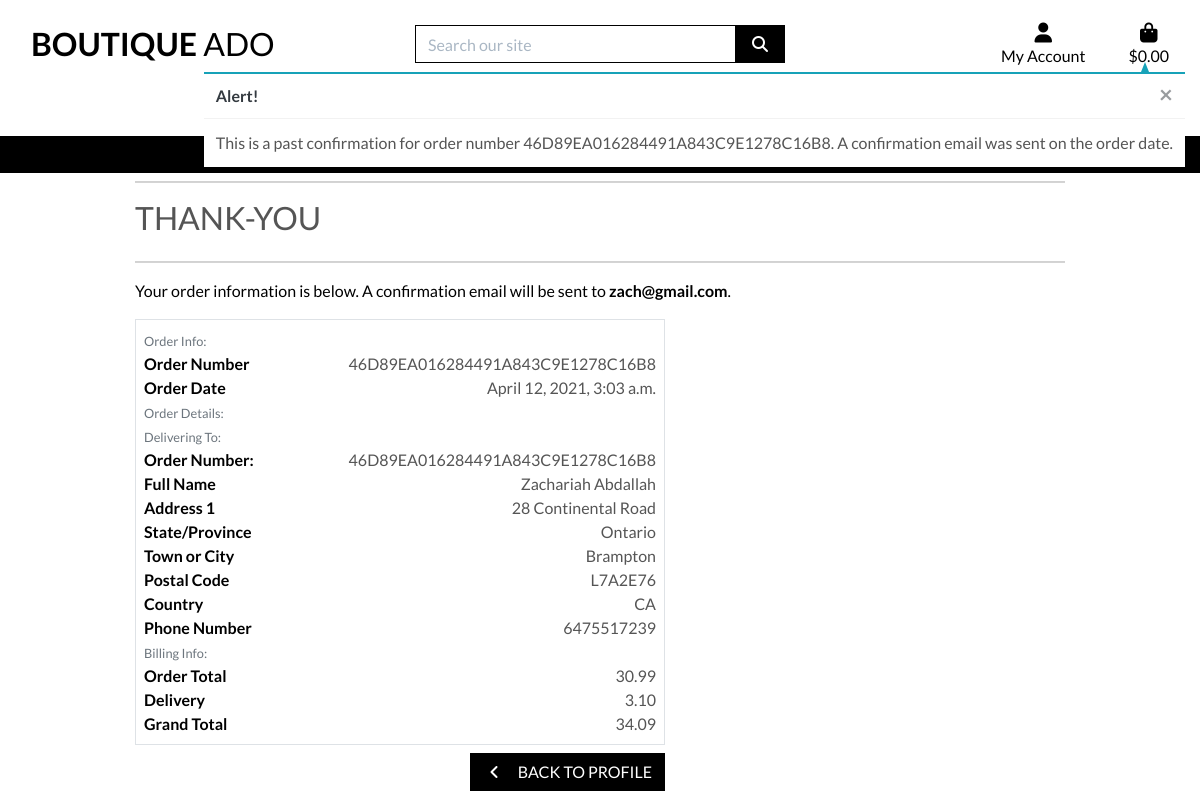
The app's page /profile/order_history/46D89EA016284491A843C9E1278C16B8 with its own data.
### checkout/models.py (models this page shows, shortened)
class Order(models.Model):
    order_number = models.CharField(max_length=32, null=False, editable=False)
    user_profile = models.ForeignKey(UserProfile, on_delete=models.SET_NULL,
                                null=True, blank=True, related_name='orders')
    full_name = models.CharField(max_length=50, null=False, blank=False)
    email = models.EmailField(max_length=254, null=False, blank=False)
    phone_number = models.CharField(max_length=20, null=False, blank=False)
    country = CountryField(blank_label='Country *', null=False, blank=False)
    postcode = models.CharField(max_length=20, null=True, blank=True)
    town_or_city = models.CharField(max_length=40, null=False, blank=False)
    street_address1 = models.CharField(max_length=80, null=False, blank=False)
    street_address2 = models.CharField(max_length=80, null=True, blank=True)
    county = models.CharField(max_length=80, null=True, blank=True)
    date = models.DateTimeField(auto_now_add=True)
    delivery_cost = models.DecimalField(max_digits=6, decimal_places=2, null=False, default=0)
    order_total = models.DecimalField(max_digits=10, decimal_places=2, null=False, default=0)
    grand_total = models.DecimalField(max_digits=10, decimal_places=2, null=False, default=0)
    original_bag = models.TextField(null=False, blank=False, default='')
    stripe_pid = models.CharField(max_length=254, null=False, blank=False, default='')

### profiles/views.py (the view)
# urls.py: path('order_history/<order_number>',
def order_history(request, order_number):
    order = get_object_or_404(Order, order_number=order_number)
    messages.info(request, (
        f'This is a past confirmation for order number {order_number}. '
        'A confirmation email was sent on the order date.'
    ))
    template = 'checkout/checkout_success.html'
    context = {
        'order': order,
        'from_profile': True,
    }
    return render(request, template, context)

### bag/contexts.py (called while the page is built, shortened)
def bag_contents(request):
    bag_items = []
    total = 0
    product_count = 0
    bag = request.session.get('bag', {})
    if total < settings.FREE_DELIVERY_THRESHOLD:
        delivery = total * Decimal(settings.STANDARD_DELIVERY_PERCENTAGE / 100)
        free_delivery_delta = settings.FREE_DELIVERY_THRESHOLD - total
    else:
        delivery = 0
        free_delivery_delta = 0
    grand_total = delivery + total
    alan_api_key = os.environ.get('ALAN_AI_KEY')
    context = {
        'bag_items': bag_items,
        'total': total,
        'product_count': product_count,
        'delivery': delivery,
        'free_delivery_delta': free_delivery_delta,
        'free_delivery_threshold': settings.FREE_DELIVERY_THRESHOLD,
        'grand_total': grand_total,
        'alan_api_key': alan_api_key,
    }
    return context

### checkout/templates/checkout/checkout_success.html (shortened to what this page needs)
{% extends "base.html" %}
{% load static %}
{% block extra_css %}
    <link rel="stylesheet" href="{% static 'checkout/css/checkout.css' %}">
{% endblock %}
{% block page_header %}
    <div class="container header-container">
        <div class="row">
            <div class="col"></div>
        </div>
    </div>
{% endblock %}
{% block content %}
    <div class="overlay"></div>
    <div class="container">
        <div class="row">
            <div class="col">
                <hr>
                <h2 class="logo-font mb-4">Thank-You</h2>
                <hr>
                <p class= "text-black">Your order information is below. A confirmation email will be sent to <strong>{{order.email}}</strong>.</p>
            </div>
        </div>
        <div class="row">
            <div class="col-12 col-lg-7">
                <div class ="order-confirmation-wrapper p-2 border">
                    <div class="row">
                        <div class="col">
                            <small class ="text-muted">Order Info:</small>
                        </div>
                    </div>
                    <div class="row">
                        <div class="col-12 col-md-4">
                            <p class="mb-0 text-black font-weight-bold"> Order Number</p>
                        </div>
                        <div class="col-12 col-md-8 text-md-right" style="text-align: right">
                             <p class="mb-0">{{ order.order_number }}</p>
                        </div>
                    </div>
                    <div class="row">
                        <div class="col-12 col-md-4">
                            <p class="mb-0 text-black font-weight-bold"> Order Date</p>
                        </div>
                        <div class="col-12 col-md-8 text-md-right" style="text-align: right">
                             <p class="mb-0">{{ order.date }}</p>
                        </div>
                    </div>
                    <div class="row">
                        <div class="col">
                            <small class ="text-muted">Order Details:</small>
                        </div>
                    </div>
                    <div class="row">
                        <div class="col">
                            <small class ="text-muted">Delivering To:</small>
                        </div>
                    </div>
                    <div class="row">
                        <div class="col-12 col-md-4">
                            <p class="mb-0 text-black font-weight-bold"> Order Number: </p>
                        </div>
                        <div class="col-12 col-md-8 text-md-right" style="text-align: right">
                             <p class="mb-0">{{ order.order_number }}</p>
                        </div>
                    </div>
                    <div class="row">
                        <div class="col-12 col-md-4">
                            <p class="mb-0 text-black font-weight-bold"> Full Name</p>
                        </div>
                        <div class="col-12 col-md-8 text-md-right" style="text-align: right">
                             <p class="mb-0">{{ order.full_name }}</p>
                        </div>
                    </div>
                    <div class="row">
                        <div class="col-12 col-md-4">
                            <p class="mb-0 text-black font-weight-bold" > Address 1 </p>
                        </div>
                        <div class="col-12 col-md-8 text-md-right" style="text-align: right">
                             <p class="mb-0">{{ order.street_address1 }}</p>
                        </div>
                    </div>
                    {% if order.county %}
                    <div class="row">
                        <div class="col-12 col-md-4">
                            <p class="mb-0 text-black font-weight-bold"> State/Province </p>
                        </div>
                        <div class="col-12 col-md-8 text-md-right" style="text-align: right">
                             <p class="mb-0">{{ order.county }}</p>
                        </div>
                    </div>
                    {% endif %}
                    <div class="row">
                        <div class="col-12 col-md-4">
                            <p class="mb-0 text-black font-weight-bold"> Town or City </p>
                        </div>
                        <div class="col-12 col-md-8 text-md-right" style="text-align: right">
                             <p class="mb-0">{{ order.town_or_city }}</p>
                        </div>
                    </div>
                    {% if order.postcode %}
                    <div class="row">
                        <div class="col-12 col-md-4">
                            <p class="mb-0 text-black font-weight-bold"> Postal Code </p>
                        </div>
                        <div class="col-12 col-md-8 text-md-right" style="text-align: right">
                             <p class="mb-0">{{ order.postcode }}</p>
                        </div>
                    </div>
                    {% endif %}
                    <div class="row">
                        <div class="col-12 col-md-4">
                            <p class="mb-0 text-black font-weight-bold"> Country </p>
                        </div>
                        <div class="col-12 col-md-8 text-md-right" style="text-align: right">
                             <p class="mb-0">{{ order.country}}</p>
                        </div>
                    </div>
                    <div class="row">
                        <div class="col-12 col-md-4">
                            <p class="mb-0 text-black font-weight-bold"> Phone Number</p>
                        </div>
                        <div class="col-12 col-md-8 text-md-right" style="text-align: right">
                             <p class="mb-0">{{ order.phone_number}}</p>
                        </div>
                    </div>
                    <div class="row">
                        <div class="col">
                            <small class ="text-muted">Billing Info:</small>
                        </div>
                    </div>
                    <div class="row">
                        <div class="col-12 col-md-4">
                            <p class="mb-0 text-black font-weight-bold"> Order Total</p>
                        </div>
                        <div class="col-12 col-md-8 text-md-right" style="text-align: right">
                             <p class="mb-0">{{ order.order_total }}</p>
                        </div>
                    </div>
                    <div class="row">
                        <div class="col-12 col-md-4">
                            <p class="mb-0 text-black font-weight-bold">Delivery </p>
                        </div>
                        <div class="col-12 col-md-8 text-md-right" style="text-align: right">
                             <p class="mb-0">{{ order.delivery_cost }}</p>
                        </div>
                    </div>
                    <div class="row">
                        <div class="col-12 col-md-4">
                            <p class="mb-0 text-black font-weight-bold"> Grand Total </p>
                        </div>
                        <div class="col-12 col-md-8 text-md-right" style="text-align: right">
                             <p class="mb-0">{{ order.grand_total }}</p>
                        </div>
                    </div>
                </div>
            </div>
        </div>
         <div class="row">
			<div class="col-12 col-lg-7 text-right">
                {% if from_profile %}
                    <a href="{% url 'profile' %}" class="btn btn-black rounded-0 my-2">
                        <span class="icon mr-2">
                            <i class="fas fa-angle-left"></i>
                        </span>
                        <span class="text-uppercase">Back to Profile</span>
                    </a>
                {% endif %}
			</div>
		</div>
    </div>
{% endblock %}

### static/css/base.css (style rules this page uses)
html { height: 100%; }
body { background: url('/media/homepage_background_cropped.jpg') no-repeat center center fixed; background-size: cover; height: calc(100vh - 164px); color: #555; font-family: 'Lato'; }
.icon { align-items: center; display: inline-flex; justify-content: center; height: 1.5rem; width: 1.5rem; }
.logo-font { text-transform: uppercase; }
.btn-black { background: black; color: white; }
.text-black { color: #000 !important; }
.overlay { height: 100%; width: 100%; top: 0; left: 0; position: fixed; background: white; z-index: -1; }
@media (min-width: 1200px) { .container { max-width: 80%; } }
@media (min-width: 992px) { .header-container { padding-top: 164px; } }

### records on screen
Order: email "zach@gmail.com", order_number "46D89EA016284491A843C9E1278C16B8", date "April 12, 2021, 3:03 a.m.", full_name "Zachariah Abdallah", street_address1 "28 Continental Road", county "Ontario", town_or_city "Brampton", postcode "L7A2E76", country "CA", phone_number "6475517239", order_total "30.99", delivery_cost "3.10", grand_total "34.09"

### other values on screen
{{ message }} "This is a past confirmation for order number 46D89EA016284491A843C9E1278C16B8. A confirmation email was sent on the order date."
